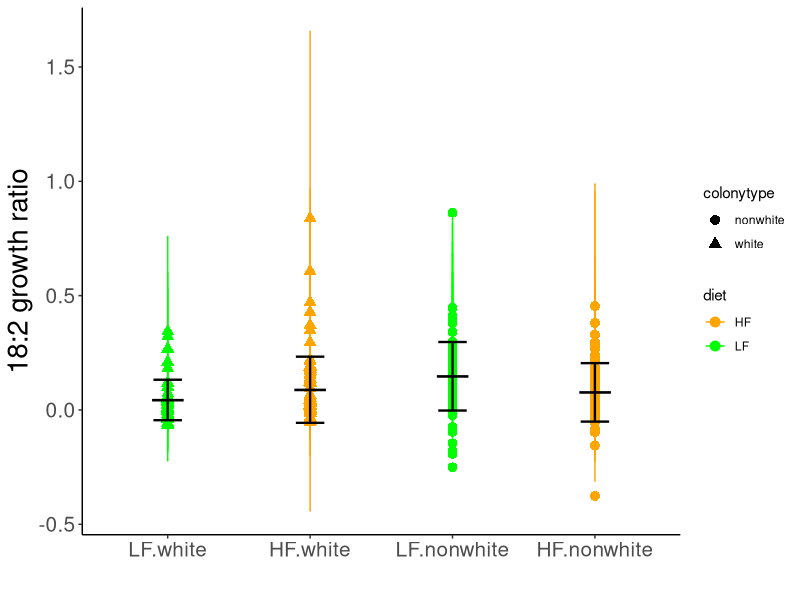
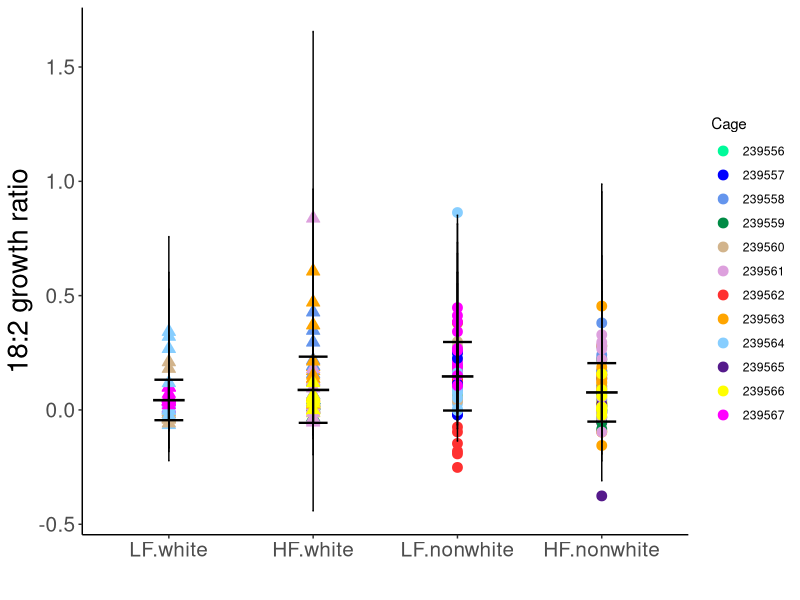
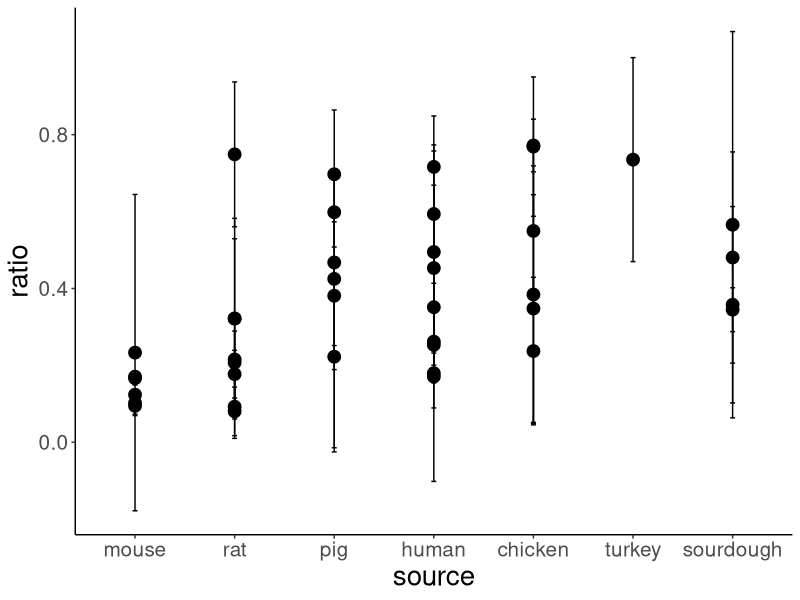
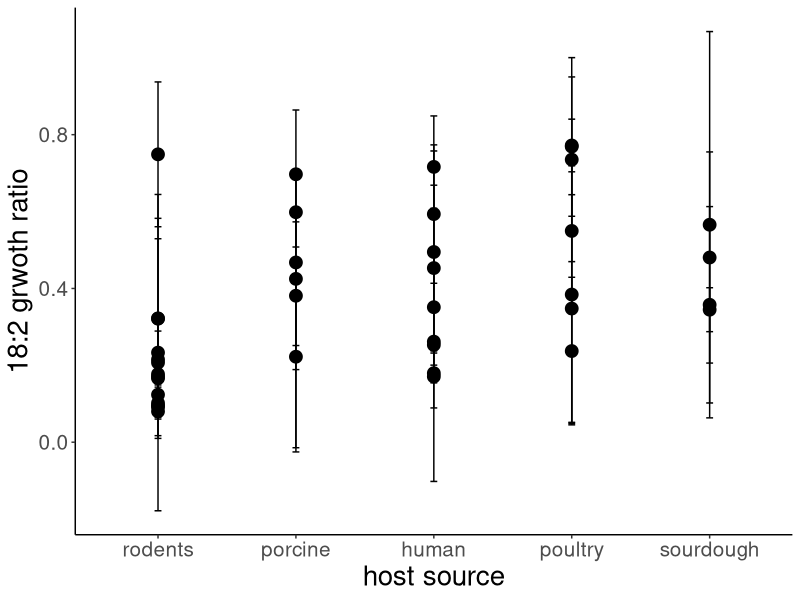
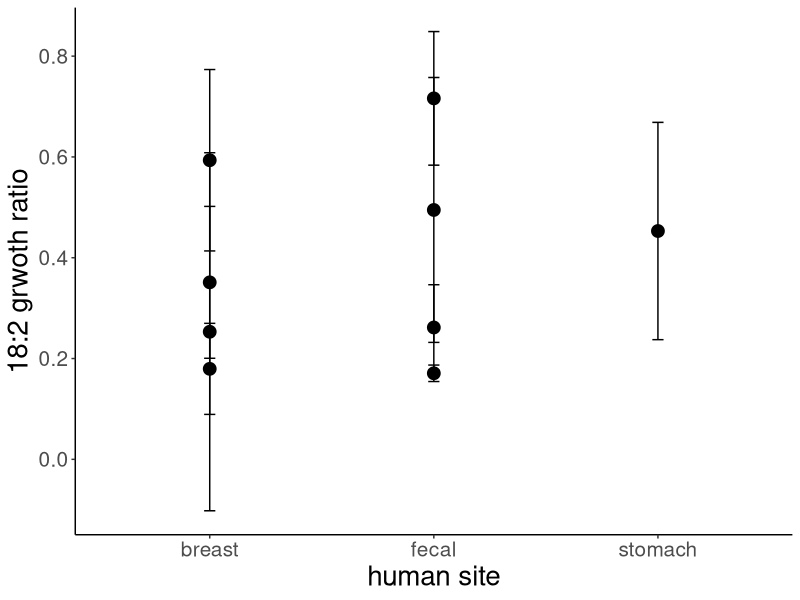
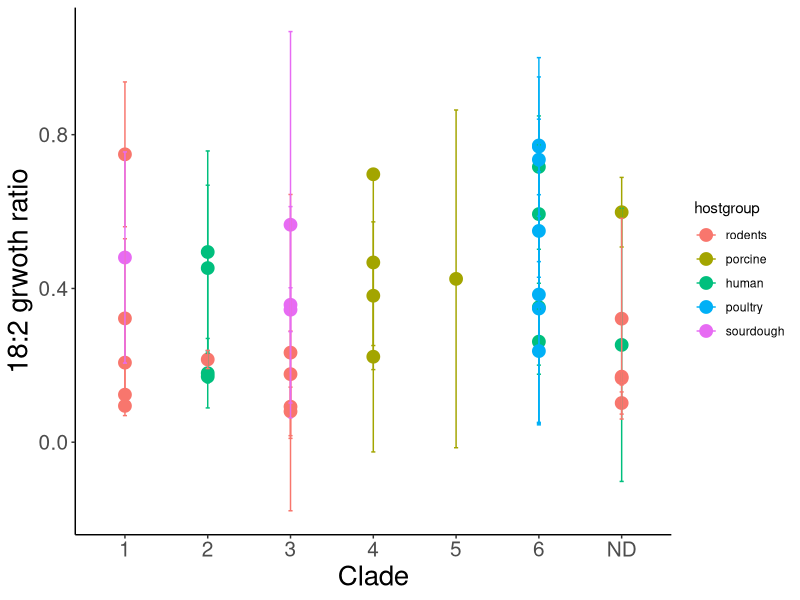

Write the R code that produced these figures, in order.
## R commands for Figures 4E, 4–4, 2, 2-1A,B
library("plyr")
library("lme4")
library("ggbeeswarm")

## Summarizes data.
## Gives count, mean, standard deviation, standard error of the mean, and confidence interval (default 95%).
##   data: a data frame.
##   measurevar: the name of a column that contains the variable to be summariezed
##   groupvars: a vector containing names of columns that contain grouping variables
##   na.rm: a boolean that indicates whether to ignore NA's
##   conf.interval: the percent range of the confidence interval (default is 95%)
summarySE <- function(data=NULL, measurevar, groupvars=NULL, na.rm=FALSE,
                      conf.interval=.95, .drop=TRUE) {
  require(plyr)
  
  # New version of length which can handle NA's: if na.rm==T, don't count them
  length2 <- function (x, na.rm=FALSE) {
    if (na.rm) sum(!is.na(x))
    else       length(x)
  }
  
  # This does the summary. For each group's data frame, return a vector with
  # N, mean, and sd
  datac <- ddply(data, groupvars, .drop=.drop,
                 .fun = function(xx, col) {
                   c(N    = length2(xx[[col]], na.rm=na.rm),
                     mean = mean   (xx[[col]], na.rm=na.rm),
                     sd   = sd     (xx[[col]], na.rm=na.rm)
                   )
                 },
                 measurevar
  )
  
  # Rename the "mean" column    
  datac <- rename(datac, c("mean" = measurevar))
  
  datac$se <- datac$sd / sqrt(datac$N)  # Calculate standard error of the mean
  
  # Confidence interval multiplier for standard error
  # Calculate t-statistic for confidence interval: 
  # e.g., if conf.interval is .95, use .975 (above/below), and use df=N-1
  ciMult <- qt(conf.interval/2 + .5, datac$N-1)
  datac$ci <- datac$se * ciMult
  
  return(datac)
}

#select the data file
data<-read.delim(file="linoleicacidgrowthdata.txt",header=TRUE)


#blank the no-oil and oil values for each time point
nooilcolumnA<-which(names(data)=="timeA_nooil")
nooilcolumnE<-which(names(data)=="timeE_nooil")
oilcolumnA<-which(names(data)=="timeA_oil")
oilcolumnE<-which(names(data)=="timeE_oil")
data["timeA_nooilblanked"]<-"NA"
data["timeB_nooilblanked"]<-"NA"
data["timeC_nooilblanked"]<-"NA"
data["timeD_nooilblanked"]<-"NA"
data["timeE_nooilblanked"]<-"NA"
data["timeA_oilblanked"]<-"NA"
data["timeB_oilblanked"]<-"NA"
data["timeC_oilblanked"]<-"NA"
data["timeD_oilblanked"]<-"NA"
data["timeE_oilblanked"]<-"NA"


for(samp in 1:dim(data)[1]) {
  #blanking the no-oil samples
  ODvaluesnoil<-data[samp,nooilcolumnA:nooilcolumnE] 
  ODvaluesnoil<-as.matrix(ODvaluesnoil) #ready for plotting
  
  blanknames<-strsplit(as.character(data$blank_nooil[samp]),split=", ")[[1]]
  plate<-as.character(data$plate[samp])  
  plategrep<-paste("\\b",plate,"\\b",sep="")
  platespecific<-data[grep(plategrep,data$plate),]
  blanklocation1<-which(platespecific$location_nooil == blanknames[1])
  blanklocation2<-which(platespecific$location_nooil == blanknames[2]) 
  #check blank values
 # par(mfrow=c(1,2))
  #plot(timemins, as.matrix(platespecific[blanklocation1,nooilcolumnA:nooilcolumnE]),pch=16)
  #plot(timemins, as.matrix(platespecific[blanklocation2,nooilcolumnA:nooilcolumnE]))
  
  blankvalues<-as.matrix(platespecific[blanklocation1,nooilcolumnA:nooilcolumnE]+platespecific[blanklocation2,nooilcolumnA:nooilcolumnE])/2
  
  blanked_nooil<-ODvaluesnoil-blankvalues
  timeA_nooilblankedlocation<-which(names(data)=="timeA_nooilblanked")
  timeE_nooilblankedlocation<-which(names(data)=="timeE_nooilblanked")
  names(blanked_nooil)<-paste(names(blanked_nooil),"_blanked", sep="")
  data[samp,timeA_nooilblankedlocation:timeE_nooilblankedlocation]<-as.matrix(blanked_nooil)
  #plot(timemins,(blankedvaluesnoil))
  
  #blank the oil samples
  ODvaluesoil<-data[samp,oilcolumnA:oilcolumnE] 
  ODvaluesoil<-as.matrix(ODvaluesoil) #ready for plotting
  
  blanknames<-strsplit(as.character(data$blank_oil[samp]),split=", ")[[1]]
  plate<-as.character(data$plate[samp])  
  plategrep<-paste("\\b",plate,"\\b",sep="")
  platespecific<-data[grep(plategrep,data$plate),]
  
  blanklocation1<-which(platespecific$location_oil == blanknames[1])
  blanklocation2<-which(platespecific$location_oil == blanknames[2]) 
  #check blank values
  #par(mfrow=c(1,2))
  #plot(timemins, as.matrix(platespecific[blanklocation1,oilcolumnA:oilcolumnE]),pch=16)
  #plot(timemins, as.matrix(platespecific[blanklocation2,oilcolumnA:oilcolumnE]))
  
  blankvalues<-as.matrix(platespecific[blanklocation1,oilcolumnA:oilcolumnE]+platespecific[blanklocation2,oilcolumnA:oilcolumnE])/2
  
  blanked_oil<-ODvaluesoil-blankvalues
  timeA_oilblankedlocation<-which(names(data)=="timeA_oilblanked")
  timeE_oilblankedlocation<-which(names(data)=="timeE_oilblanked")
  names(blanked_oil)<-paste(names(blanked_oil),"_blanked", sep="")
  data[samp,timeA_oilblankedlocation:timeE_oilblankedlocation]<-as.matrix(blanked_oil)
  
  rm(plategrep,blanked_nooil,blankvalues,ODvaluesnoil,ODvaluesoil,platespecific,plate,blanklocation1,blanklocation2,blanknames,timeA_nooilblankedlocation,timeA_oilblankedlocation,timeE_nooilblankedlocation,timeE_oilblankedlocation)
  }

#the calculations for the ratio of growth in oil to that in no oil for each of the last three timepoints:
for (samp2 in 1:dim(data)[1]) {
  if (as.numeric(data[samp2,]$timeC_nooilblanked)>0) {
    data[samp2,"Coil_Cnoil"]<-as.numeric(data[samp2,]$timeC_oilblanked)/as.numeric(data[samp2,]$timeC_nooilblanked) } else {data[samp2,"Coil_Cnoil"]<-"NA" }
  if (is.na(data[samp2,]$timeD_nooilblanked) == "FALSE") {if (as.numeric(data[samp2,]$timeD_nooilblanked)>0) {
    data[samp2,"Doil_Dnoil"]<-as.numeric(data[samp2,]$timeD_oilblanked)/as.numeric(data[samp2,]$timeD_nooilblanked) } else {data[samp2,"Doil_Dnoil"]<-"NA" }}
  if (as.numeric(data[samp2,]$timeE_nooilblanked)>0) {
    data[samp2,"Eoil_Enoil"]<-as.numeric(data[samp2,]$timeE_oilblanked)/as.numeric(data[samp2,]$timeE_nooilblanked) } else {data[samp2,"Eoil_Enoil"]<-"NA" }
} 
  
data["mouse_colonytype"]<-paste(data$mouse,".",data$colonytype, sep="")
data["cage_mouse_colonytype"]<-paste(data$cage,".",data$mouse,".",data$colonytype, sep="")
data["diet_colonytype"]<-paste(data$diet,".",data$colonytype, sep="")
data["ratiovariance"]<-NA
data["meanCDEratio"]<-NA

#summarize the growth ratios for the last three timepoints as mean and variance
ratiovarcol<-which(names(data) == "ratiovariance")
meanCDEratiocol<-which(names(data) == "meanCDEratio")
ratioEcol<-which(names(data) == "Eoil_Enoil")
ratioDcol<-which(names(data) == "Doil_Dnoil")
ratioCcol<-which(names(data) == "Coil_Cnoil")
for(samp in 1:dim(data)[1]) {
  data[samp,ratiovarcol]<-var(as.numeric(c(data[samp,ratioEcol],data[samp,ratioDcol],data[samp,ratioCcol])), na.rm=TRUE)
  data[samp,meanCDEratiocol]<-mean(as.numeric(c(data[samp,ratioEcol],data[samp,ratioDcol],data[samp,ratioCcol])), na.rm=TRUE)
  }

mean(data$ratiovariance,na.rm=TRUE)

#subset just the experimental samples and ignore the controls
nocontrols<-subset(data, data$isolation.source !="control" &data$isolation.source !="blank" &data$study !="blank")
nocontrols<-droplevels(nocontrols)

#these samples did not grow well in the no oil treatment and should be removed (see below)
which(nocontrols$timeE_nooilblanked<.1)  ###important!!!

grew<-subset(nocontrols, nocontrols$timeE_nooilblanked >=.1 )  #exclude samples that did not grow
grew<-droplevels(grew)
mean(grew$ratiovariance,na.rm=TRUE)

#subset the data into the mouse diet study and the naturally isolated strains from Jens Walter
AP4<-subset(grew,grew$study == "AP4" & grew$colonytype != "" &grew$colony != "")
AP4<-droplevels(AP4)
JW<-subset(grew,grew$study == "JW")

#summarize the mouse diet study data by mouse diet and Lactobacillus type; white colonies are L. reuteri; non-white colonies are L. johnsonii; these observations were confirmed by full length 16S rRNA gene sequencing
AP4_mouse_colonytype_summary<-summarySE(AP4, measurevar="meanCDEratio", groupvars=c("diet_colonytype","mouse", "colonytype", "colony", "diet", "body.part", "cage") )
AP4_mouse_colonytype_summarysorted<-arrange(AP4_mouse_colonytype_summary,xtfrm(diet_colonytype),xtfrm(colonytype),xtfrm(mouse))
AP4_mouse_colonytype_summarysorted$diet_colonytype <- factor(AP4_mouse_colonytype_summarysorted$diet_colonytype, levels=c("LF.white","HF.white","LF.nonwhite","HF.nonwhite") )

my_mean2=aggregate(AP4_mouse_colonytype_summarysorted$meanCDEratio, by=list(AP4_mouse_colonytype_summarysorted$diet_colonytype) , mean) ; colnames(my_mean2)=c("diet_colonytype" , "mean")
my_sd2=aggregate(AP4_mouse_colonytype_summarysorted$meanCDEratio , by=list(AP4_mouse_colonytype_summarysorted$diet_colonytype) , sd) ; colnames(my_sd2)=c("diet_colonytype" , "sd")
my_info2=merge(my_mean2 , my_sd2 , by.x=1 , by.y=1)


AP4plotting<-AP4_mouse_colonytype_summary
AP4plotting<-arrange(AP4plotting,xtfrm(diet_colonytype),xtfrm(colonytype),xtfrm(mouse))
AP4plotting$diet_colonytype <- factor(AP4plotting$diet_colonytype, levels=c("LF.white","HF.white", "LF.nonwhite","HF.nonwhite") )


#here is one that uses the mean of the summarized data:

#Figure 4E
ggplot(AP4plotting) +     
  geom_point(aes(x=diet_colonytype , y = meanCDEratio,colour = diet, shape=colonytype),size=3  ) +
  geom_errorbar(data = AP4plotting, aes(x = diet_colonytype, y = sd, ymin = meanCDEratio - sd, ymax = meanCDEratio + sd, colour=diet), width=.01) +
  geom_point(data = my_info2, aes(x=diet_colonytype , y = mean),  shape =95, size = 10, stroke=5,colour="black") +
  geom_errorbar(data = my_info2, aes(x = diet_colonytype, y = sd, ymin = mean - sd, ymax = mean + sd), width=.2, size=0.8) +
  xlab("") +
  ylab("18:2 growth ratio") +
   scale_colour_manual(values=c("orange", "green")) + scale_fill_manual(values=c("orange", "green")) +
  theme_classic() +
  theme(
    axis.line.x = element_line(colour = "black"),
    axis.line.y = element_line(colour = "black"),
    axis.title.x= element_text(size=20),
    axis.title.y= element_text(size=20),
    axis.text.x= element_text(size=15),
    axis.text.y= element_text(size=15)
  )


colorpalatte<-c("mediumspringgreen", "blue","cornflowerblue","springgreen4", "tan","plum","firebrick1","orange","skyblue1","purple4","yellow","magenta")

#Figure 4 – Figure supplement 4 
ggplot(AP4plotting) +     
  geom_point(aes(x=diet_colonytype , y = meanCDEratio, fill=cage, colour=cage, shape=colonytype), size=3  ) +
  geom_errorbar(data = AP4plotting, aes(x = diet_colonytype, y = sd, ymin = meanCDEratio - sd, ymax = meanCDEratio + sd), width=.01, colour="black") +
  geom_point(data = my_info2, aes(x=diet_colonytype , y = mean),  shape =95, size = 10, stroke=5,colour="black") +
  geom_errorbar(data = my_info2, aes(x = diet_colonytype, y = sd, ymin = mean - sd, ymax = mean + sd), width=.2, size=0.8) +
  xlab("") +
  ylab("18:2 growth ratio") +
  scale_colour_manual(values=colorpalatte, name="Cage")+
  scale_fill_manual(values=colorpalatte,name="Cage") +
  guides(shape=FALSE) +
  scale_shape_manual(values=c(21,24))+
  #scale_colour_manual(values=c("orange", "green","orange", "green","orange", "green","orange", "green","orange", "green","orange", "green")) + #scale_fill_manual(values=c("black", "black")) +
  theme_classic() +
  theme(
    axis.line.x = element_line(colour = "black"),
    axis.line.y = element_line(colour = "black"),
    axis.title.x= element_text(size=20),
    axis.title.y= element_text(size=20),
    axis.text.x= element_text(size=15),
    axis.text.y= element_text(size=15)
  )


kruskal.test(meanCDEratio~diet_colonytype, data=subset(AP4plotting, AP4plotting$colonytype=="white"))
# Kruskal-Wallis rank sum test
# 
# data:  meanCDEratio by diet_colonytype
# Kruskal-Wallis chi-squared = 4.2529, df = 1, p-value = 0.03918
# 
t.test(meanCDEratio~diet_colonytype, data=subset(AP4plotting, AP4plotting$colonytype=="white"))
# 
# 
# Welch Two Sample t-test
# 
# data:  meanCDEratio by diet_colonytype
# t = -2.1685, df = 125.94, p-value = 0.032
# alternative hypothesis: true difference in means is not equal to 0
# 95 percent confidence interval:
#   -0.085507310 -0.003906846
# sample estimates:
#   mean in group LF.white mean in group HF.white 
# 0.04364834             0.08835542 


kruskal.test(meanCDEratio~diet_colonytype, data=subset(AP4plotting, AP4plotting$colonytype=="nonwhite"))
# Kruskal-Wallis rank sum test
# 
# data:  meanCDEratio by diet_colonytype
# Kruskal-Wallis chi-squared = 13.971, df = 1, p-value = 0.0001857
# 
t.test(meanCDEratio~diet_colonytype, data=subset(AP4plotting, AP4plotting$colonytype=="nonwhite"))

# Welch Two Sample t-test
# 
# data:  meanCDEratio by diet_colonytype
# t = 3.2216, df = 158.14, p-value = 0.001548
# alternative hypothesis: true difference in means is not equal to 0
# 95 percent confidence interval:
#   0.02723796 0.11355121
# sample estimates:
#   mean in group LF.nonwhite mean in group HF.nonwhite 
# 0.14728707                0.07689248 



#naturally isolated strains from Jens Walter

JW<-droplevels(JW)


#summarize the data by host
JWsummarybystrain<-summarySE(JW, measurevar = "meanCDEratio", groupvars=c("Strain","isolation.source", "Species") )
JWsummarybystrain_sorted<-arrange(JWsummarybystrain,xtfrm(isolation.source),xtfrm(Strain))
JWsummarybystrain_sorted$isolation.source <- factor(JWsummarybystrain_sorted$isolation.source, levels=c("mouse","rat","pig","human","chicken","turkey", "sourdough") )


#to plot for each host separately
ggplot(subset(JWsummarybystrain_sorted, JWsummarybystrain_sorted$Species =="L. reuteri"), aes(x=isolation.source, y=meanCDEratio)) + 
  geom_point(size=4,stat="identity") +
  geom_errorbar(aes(ymin=meanCDEratio-sd, ymax=meanCDEratio+sd), width=.05,colour="black") +
  xlab("source") +
  ylab("ratio") +
  #scale_colour_manual(values=c("orange", "green")) + scale_fill_manual(values=c("orange", "green")) +
  theme_classic() +
  theme(
    axis.line.x = element_line(colour = "black"),
    axis.line.y = element_line(colour = "black"),
    axis.title.x= element_text(size=20),
    axis.title.y= element_text(size=20),
    axis.text.x= element_text(size=15),
    axis.text.y= element_text(size=15)
  )

#need to group the hosts by rodent and nonrodent 
JWsummarybystrain_sorted_LR<-subset(JWsummarybystrain_sorted, JWsummarybystrain_sorted$Species =="L. reuteri")
JWsummarybystrain_sorted_LR["hostgroup"]<-NA
JWsummarybystrain_sorted_LR["rodentgroup"]<-NA


for (samp3 in 1:dim(JWsummarybystrain_sorted_LR)[1]) {
  if (JWsummarybystrain_sorted_LR[samp3,]$isolation.source=="mouse" | JWsummarybystrain_sorted_LR[samp3,]$isolation.source=="rat") {
    JWsummarybystrain_sorted_LR[samp3,]$hostgroup<-"rodents";
    JWsummarybystrain_sorted_LR[samp3,]$rodentgroup<-"yes"
  } else if (JWsummarybystrain_sorted_LR[samp3,]$isolation.source=="pig" ) {
    JWsummarybystrain_sorted_LR[samp3,]$hostgroup<-"porcine";
    JWsummarybystrain_sorted_LR[samp3,]$rodentgroup<-"no"
  } else if (JWsummarybystrain_sorted_LR[samp3,]$isolation.source=="human" ) {
    JWsummarybystrain_sorted_LR[samp3,]$hostgroup<-"human";
    JWsummarybystrain_sorted_LR[samp3,]$rodentgroup<-"no"
  } else if (JWsummarybystrain_sorted_LR[samp3,]$isolation.source=="chicken" | JWsummarybystrain_sorted_LR[samp3,]$isolation.source=="turkey" ) {
    JWsummarybystrain_sorted_LR[samp3,]$hostgroup<-"poultry";
    JWsummarybystrain_sorted_LR[samp3,]$rodentgroup<-"no"
  } else if (JWsummarybystrain_sorted_LR[samp3,]$isolation.source=="sourdough" ) {
   JWsummarybystrain_sorted_LR[samp3,]$hostgroup<-"sourdough";
    JWsummarybystrain_sorted_LR[samp3,]$rodentgroup<-"no"
  }
}


#reorganize the data
JWsummarybystrain_sorted_LR<-arrange(JWsummarybystrain_sorted_LR,xtfrm(hostgroup))
JWsummarybystrain_sorted_LR$hostgroup <- factor(JWsummarybystrain_sorted_LR$hostgroup, levels=c("rodents","porcine","human","poultry", "sourdough") )


is.integer0 <- function(x)
{
  is.integer(x) && length(x) == 0L
}

#add additional information about the naturally isolated strains
JWinfo<-read.delim(file="JWstraininfo.txt",header=TRUE, na.strings = "NA")

JWsummarybystrain_sorted_LR["Clade"]<-NA
JWsummarybystrain_sorted_LR["Humansite"]<-NA
JWsummarybystrain_sorted_LR["Country"]<-NA


for(sample in 1:dim(JWsummarybystrain_sorted_LR)[1]) {
  samplename<-JWsummarybystrain_sorted_LR[sample,1]
  samplerow<-which(JWinfo$Strain==as.character(samplename))
  if (!is.integer0(samplerow)) {
    clade<-as.character(JWinfo[samplerow,]$Clade)
    humansite<-as.character(JWinfo[samplerow,]$Human.site)
    country<-as.character(JWinfo[samplerow,]$Country)
    JWsummarybystrain_sorted_LR[sample,]$Clade<-clade
    JWsummarybystrain_sorted_LR[sample,]$Humansite<-humansite
    JWsummarybystrain_sorted_LR[sample,]$Country<-country
  }
}


#Figure 2
ggplot(data=JWsummarybystrain_sorted_LR, aes(x=hostgroup, y=meanCDEratio)) + 
  geom_point(size=4,stat="identity") +
  geom_errorbar(aes(ymin=meanCDEratio-sd, ymax=meanCDEratio+sd), width=.05,colour="black") +
  xlab("host source") +
  ylab("18:2 grwoth ratio") +
  #scale_colour_manual(values=c("orange", "green")) + scale_fill_manual(values=c("orange", "green")) +
  theme_classic() +
  theme(
    axis.line.x = element_line(colour = "black"),
    axis.line.y = element_line(colour = "black"),
    axis.title.x= element_text(size=20),
    axis.title.y= element_text(size=20),
    axis.text.x= element_text(size=15),
    axis.text.y= element_text(size=15)
  )

JWsummarybystrain_sorted_LR$rodentgroup<-as.factor(JWsummarybystrain_sorted_LR$rodentgroup)
kruskal.test(meanCDEratio ~ rodentgroup , data=JWsummarybystrain_sorted_LR)
# Kruskal-Wallis rank sum test
# 
# data:  meanCDEratio by rodentgroup
# Kruskal-Wallis chi-squared = 15.313, df = 1, p-value = 9.11e-05.

t.test(meanCDEratio ~ rodentgroup , data=JWsummarybystrain_sorted_LR)
# Welch Two Sample t-test
# 
# data:  meanCDEratio by rodentgroup
# t = 4.0327, df = 28.607, p-value = 0.0003733
# alternative hypothesis: true difference in means is not equal to 0
# 95 percent confidence interval:
#   0.1162317 0.3557453
# sample estimates:
#   mean in group no mean in group yes 
# 0.4541600         0.2181715



humansubset<-subset(JWsummarybystrain_sorted_LR, JWsummarybystrain_sorted_LR$isolation.source=="human")
humansubset<-droplevels(humansubset)

#Figure 2 – Figure supplement 1A. 
ggplot(data=humansubset, aes(x=Humansite, y=meanCDEratio) ) + 
  geom_point(size=4,stat="identity") +
  geom_errorbar(aes(ymin=meanCDEratio-sd, ymax=meanCDEratio+sd), width=.05) +
  xlab("human site") +
  ylab("18:2 grwoth ratio") +
  #scale_colour_manual(values=c("orange", "green")) + scale_fill_manual(values=c("orange", "green")) +
  theme_classic() +
  theme(
    axis.line.x = element_line(colour = "black"),
    axis.line.y = element_line(colour = "black"),
    axis.title.x= element_text(size=20),
    axis.title.y= element_text(size=20),
    axis.text.x= element_text(size=15),
    axis.text.y= element_text(size=15)
  )


#Figure 2 – Figure supplement 1B. 
ggplot(data=JWsummarybystrain_sorted_LR, aes(x=Clade, y=meanCDEratio, colour=hostgroup)) + 
  geom_point(size=4,stat="identity") +
  geom_errorbar(aes(ymin=meanCDEratio-sd, ymax=meanCDEratio+sd), width=.05) +
  xlab("Clade") +
  ylab("18:2 grwoth ratio") +
  theme_classic() +
  theme(
    axis.line.x = element_line(colour = "black"),
    axis.line.y = element_line(colour = "black"),
    axis.title.x= element_text(size=20),
    axis.title.y= element_text(size=20),
    axis.text.x= element_text(size=15),
    axis.text.y= element_text(size=15)
  )


